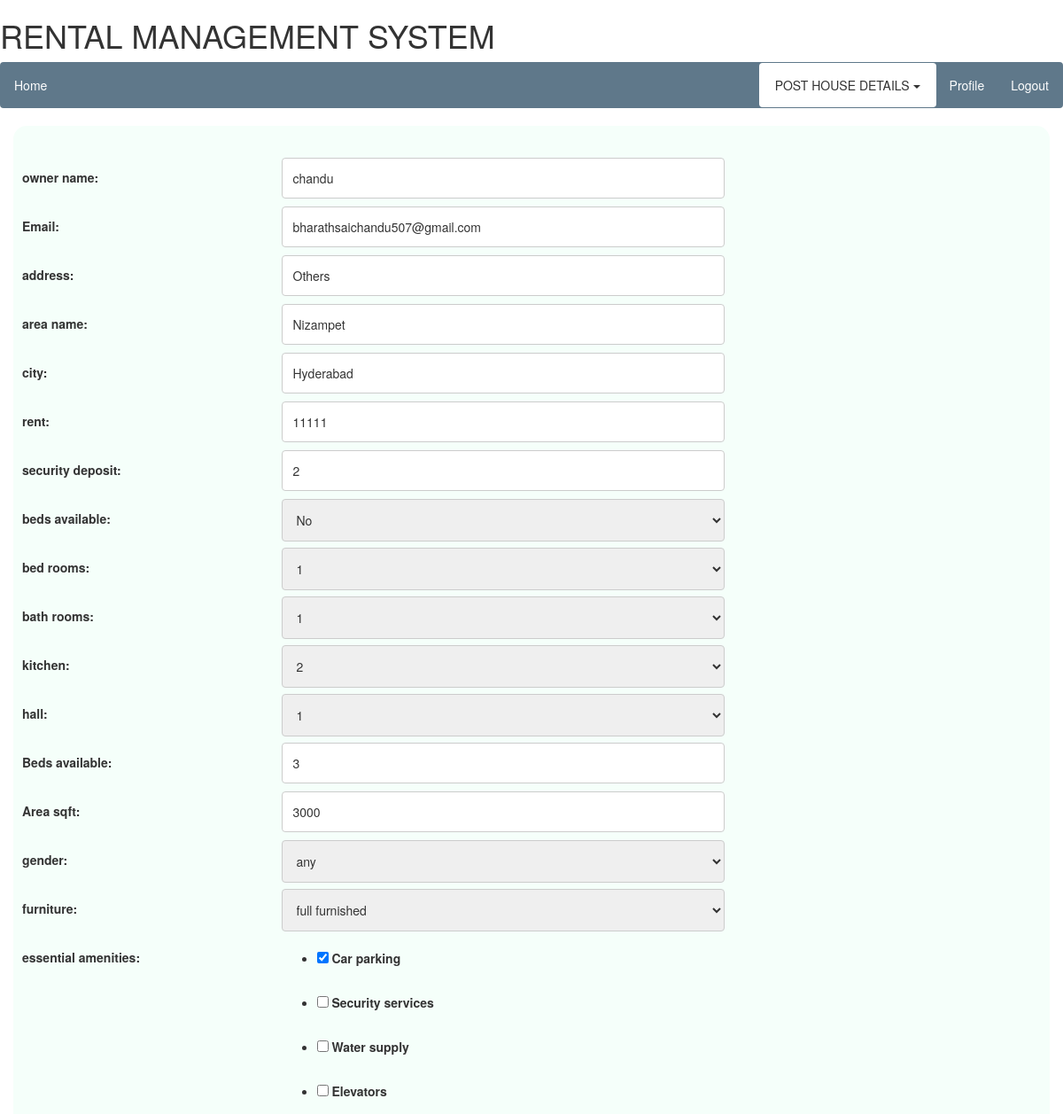
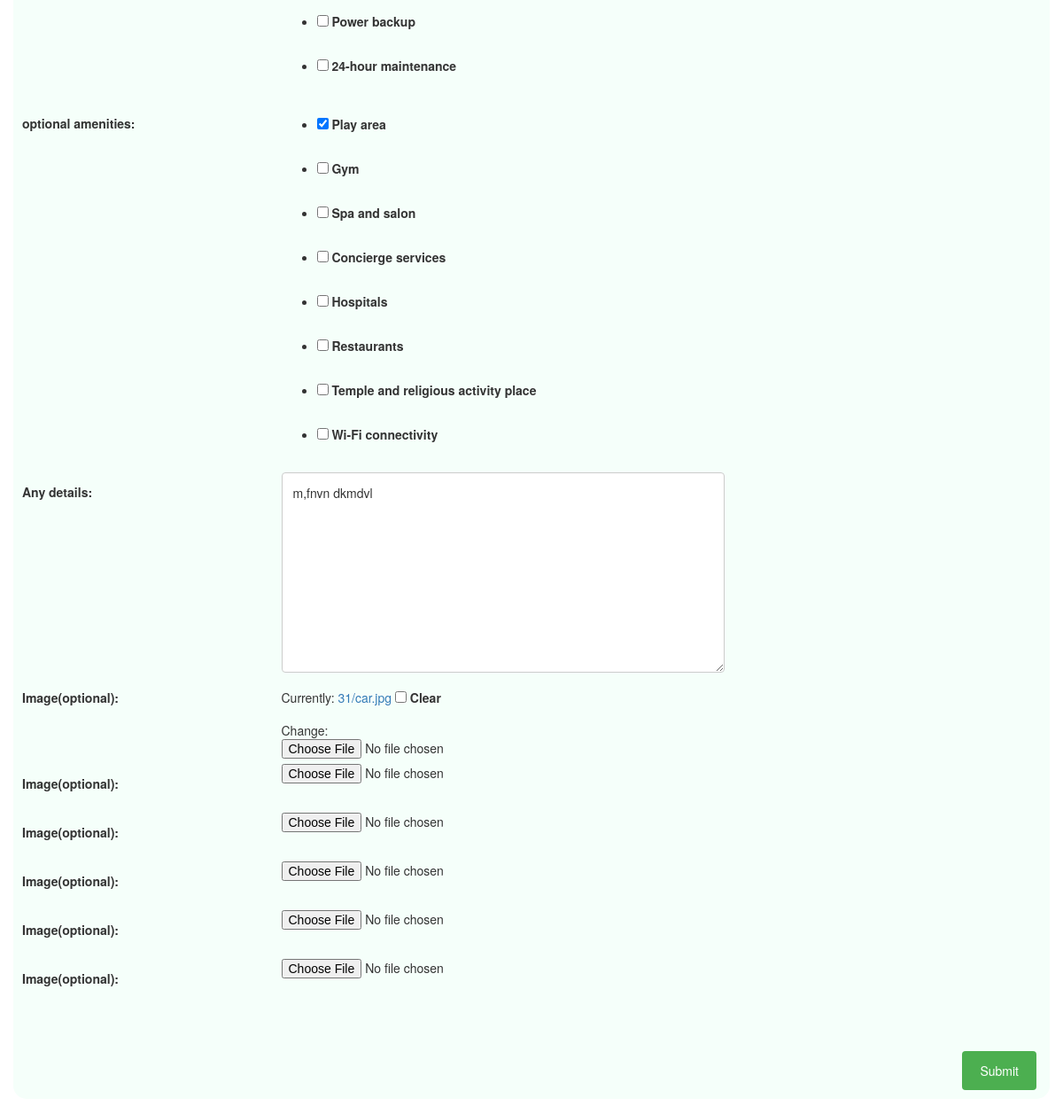
Page /house_list/31/edit (signed in) on the committed database (2 pictures, top to bottom).
### forum/models.py (models this page shows, shortened)
class shared_room(models.Model):
    user_name = models.CharField(max_length=120, null=True)
    user=models.CharField(max_length=120,null=True)
    email=models.EmailField(max_length=120,null=True)
    City=models.CharField(max_length=100,blank=False,null=True)
    Area=models.CharField(max_length=100,blank=False,null=True)
    Address=models.CharField(max_length=200,blank=False,null=True)
    rent=models.IntegerField(default=0)
    securitydeposit=models.IntegerField(default=0)
    Numbers=[(i,i) for i in range(11)]
    Area_sqft=models.IntegerField(default=0)
    bed_rooms=models.IntegerField(choices=Numbers,default=0)
    bathrooms=models.IntegerField(choices=Numbers,default=0)
    kitchen = models.IntegerField(choices=Numbers, default=0)
    hall = models.IntegerField(choices=Numbers, default=0)
    beds_available=models.IntegerField(default=0)
    gender_choices=(('male','male'),('female','female'),('family','family'),('any','any'))
    gender=models.CharField(max_length=20,choices=gender_choices,default="any")
    Furniture_choices=(('full','full furnished'),('semi','semi furnished'),('no','no furnished'))
    Furniture=models.CharField(max_length=20,choices=Furniture_choices,default='full')
    available_choices = (('yes', 'Yes'), ('no', 'No'))
    Available = models.CharField(max_length=10, choices=available_choices,default='no')
    essential_amenities=(('parking','Car parking'),
                         ('security','Security services'),
                         ('water','Water supply'),
                         ('elevator','Elevators'),
                         ('power','Power backup'),
                         ('maintenance','24-hour maintenance'))
    essentialamenities=MultiSelectField(choices=essential_amenities,default='parking')
    optional_amenities=(('play','Play area'),
                        ('gym','Gym'),
                        ('salon','Spa and salon'),
                        ('Concierge','Concierge services'),
                        ('hospital','Hospitals'),
                        ('restaurant','Restaurants'),
                        ('temples','Temple and religious activity place'),
                        ('wifi','Wi-Fi connectivity'))
    optionalamenities=MultiSelectField(choices=optional_amenities,default='play')
    description = models.TextField(blank=False,null=True)
    updated = models.DateTimeField(auto_now=True,auto_now_add=False)
    timestamp = models.DateTimeField(auto_now=False,auto_now_add=True)
    image1 = models.ImageField(upload_to=upload_location,verbose_name='Image(optional)', blank=True)
    image2 = models.ImageField(upload_to=upload_location, verbose_name='Image(optional)', blank=True)
    image3 = models.ImageField(upload_to=upload_location, verbose_name='Image(optional)', blank=True)
    image4 = models.ImageField(upload_to=upload_location, verbose_name='Image(optional)', blank=True)
    image5 = models.ImageField(upload_to=upload_location, verbose_name='Image(optional)', blank=True)
    image6 = models.ImageField(upload_to=upload_location, verbose_name='Image(optional)', blank=True)
    class Meta:
        ordering=["-updated","-timestamp"]

### forum/views.py (the view)
# urls.py: path('house_list/<int:my_id>/edit', sharedroompostedit, name='shared_room_edit'),
@login_required
def sharedroompostedit(request,my_id=None):
    obj = shared_room.objects.get(id=my_id)
    a = []
    if obj.image1:
        a.append(obj.image1.url)
    if obj.image2:
        a.append(obj.image2.url)
    if obj.image3:
        a.append(obj.image3.url)
    if obj.image4:
        a.append(obj.image4.url)
    if obj.image5:
        a.append(obj.image5.url)
    if obj.image6:
        a.append(obj.image6.url)
    formset = modelformset_factory(Images,
                                   form=ImageForm, extra=6)  # queryset=Images.objects.all().filter(id=my_id))
    form = sharedroomform(request.POST or None, request.FILES or None, instance=obj)
    if form.is_valid():
        obj = form.save(commit=False)
        obj.save()
        messages.success(request, "updated")
        return HttpResponseRedirect(obj.get_absolute_url())
    try:
        obj = shared_room.objects.get(id=my_id)
    except question.DoesNotExist:
        raise Http404
    edit = 'edit'
    context = {'object': obj, "postForm": form, "send": edit}
    return render(request, 'post_share_room.html', context)

### templates/post_share_room.html (shortened to what this page needs)
<html lang="en">
<head>
  <link rel="stylesheet" href="https://maxcdn.bootstrapcdn.com/bootstrap/3.3.7/css/bootstrap.min.css">
</head>
    <body>
    <h1>RENTAL MANAGEMENT SYSTEM</h1>
    <header class="site-header">
      <nav class="navbar navbar-expand-md navbar-dark bg-steel fixed-top">
        <div class="containered">
            <ul class="nav navbar-nav navbar-left">
        <li class="nav-item">  <a class="nav-item nav-link"  href="{% url 'home' %}"> Home</a>
        </li></ul>
          <div class="collapse navbar-collapse" id="navbarToggle">
            <ul class="nav navbar-nav navbar-right">
              {% if user.is_authenticated %}
               <li class="nav-item">
                   <div class="dropdown">
    <button class="btn  dropdown-toggle " type="button" data-toggle="dropdown" >POST HOUSE DETAILS
    <span class="caret"></span></button>
  </div>
                <li class="nav-item"><a class="nav-item nav-link" href="{% url 'profile' %}">Profile</a>    </li>
                <li class="nav-item"><a class="nav-item nav-link" href="{% url 'logout' %}">Logout</a>    </li>
              {% else %}
                <li class="nav-item"><a class="nav-item nav-link" href="{% url 'login' %}">Login</a>    </li>
                <li class="nav-item"><a class="nav-item nav-link" href="{% url 'signup' %}">Register</a>    </li>
              {% endif %}
            </ul>
          </div>
        </div>
      </nav>
    </header>
<div class="container">
<form id="post_form" method="post" action="" enctype="multipart/form-data">
<br/>
    {% for field in postForm  %}
<div class="row">
    <div class="col-25">
     {{field.label_tag}}
    </div>
    <div class="inputgap">{{ field }}</div>
</div>
  {% endfor %}
<br/>
    <input type="submit" name="submit" value="Submit" />
</form>
</div>
</body>
</html>

### templates/post_share_room.html (style rules this page uses)
.container { border-radius: 15px; background-color: #F5FFFA; padding: 10px; margin-bottom: 80px; }
body { background: #f2f2f2; color: #333333; margin-top: 5rem; }
.btn { min-width:200px; min-height:50px; background-color:#ffffff; }
h1, h2, h3, h4, h5, h6 { color: #444444; }
ul { margin: 0; }
.bg-steel { background-color: #5f788a; }
.site-header .navbar-nav .nav-link { color: #ffffff; }
div.col-25 { float: left; width: 25%; margin-top: 6px; margin-left:10px; }
.row:after { content: " "; display: table; clear: both; }
* { box-sizing: border-box; }
input[type=text], select, textarea { width: 100%; padding: 12px; border: 1px solid #ccc; border-radius: 4px; resize: vertical; }
label { padding: 12px 12px 12px 0; display: inline-block; }
input[type=submit] { background-color: #4CAF50; color: white; padding: 12px 20px; border: none; border-radius: 4px; cursor: pointer; float: right; }
div.inputgap { float: left; width: 70%; margin-top: 6px; }
input[type=number] { width: 100%; padding: 12px; border: 1px solid #ccc; border-radius: 4px; resize: vertical; }

### rows in the picture
shared_room: postForm "chandu" "bharathsaichandu507@gmail.com" "Others" "Nizampet" "Hyderabad" "11111" "2" "No" "1" "1" "2" "1" "3" "3000" "any" "full furnished" "☑ ☐ ☐ ☐ ☐ ☐" "☑ ☐ ☐ ☐ ☐ ☐ ☐ ☐" "m,fnvn dkmdvl"

### other values in the picture
{{ field.label_tag }} "owner name:" "Email:" "address:" "area name:" "city:" "rent:" "security deposit:" "beds available:" "bed rooms:" "bath rooms:" "kitchen:" "hall:" "Beds available:" "Area sqft:" "gender:" "furniture:" "essential amenities:" "optional amenities:" "Any details:" "Image(optional):" "Image(optional):" "Image(optional):" "Image(optional):" "Image(optional):" "Image(optional):"
